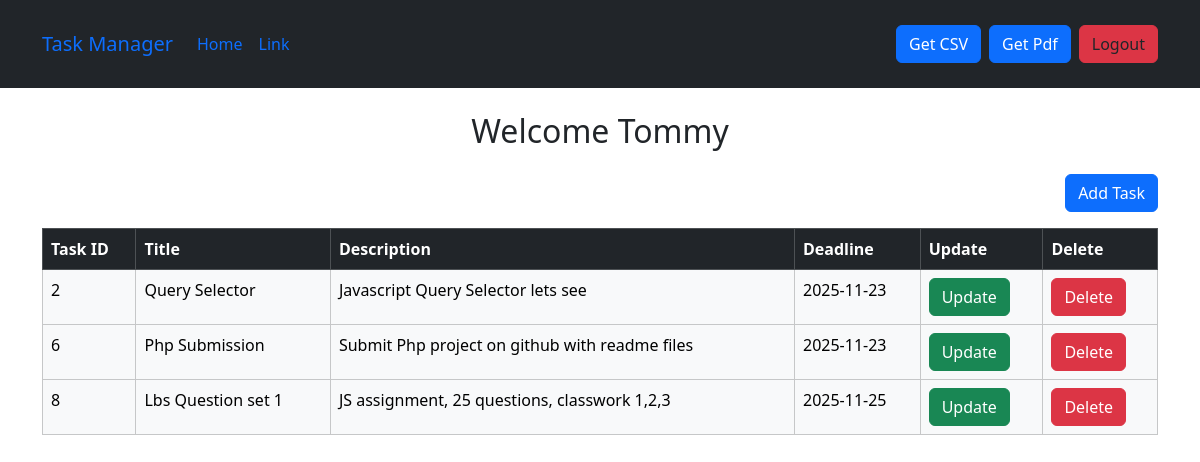
Page /home.php (signed in) on the committed database.
### tables this page shows
CREATE TABLE `tasks` (
  `t_id` int(11) NOT NULL,
  `user_id` int(11) DEFAULT NULL,
  `task_title` varchar(40) DEFAULT NULL,
  `task_desc` varchar(150) DEFAULT NULL,
  `task_deadline` date DEFAULT NULL
);

### home.php (the view, shortened to what this page needs)
<?php
include 'db.php';
$user_id = $_SESSION["u_id"];
$stmt = $conn->prepare("select t_id, task_title, task_desc, task_deadline from tasks where user_id = ?");
$stmt->bind_param("i",$user_id);
$stmt->execute();
$result = $stmt->get_result();
?>
<!doctype html>
<html lang="en">
    <head>
        <link
            href="https://cdn.jsdelivr.net/npm/bootstrap@5.3.2/dist/css/bootstrap.min.css"
            rel="stylesheet"
        />
    </head>
    <body>
        <header>
             <nav
                class="navbar navbar-expand-sm navbar-light bg-dark p-4"
             >
                <div class="container">
                    <a class="navbar-brand text-primary" href="#">Task Manager</a>
                    <div class="collapse navbar-collapse" id="collapsibleNavId">
                        <ul class="navbar-nav me-auto mt-2 mt-lg-0">
                            <li class="nav-item">
                                <a class="nav-link active text-primary" href="#" aria-current="page"
                                    >Home
                                    <span class="visually-hidden">(current)</span></a
                                >
                            </li>
                            <li class="nav-item ">
                                <a class="nav-link text-primary" href="#">Link</a>
                            </li>
                        </ul>
                        <a
                            name=""
                            id=""
                            class="btn btn-primary"
                            href="csv.php"
                            role="button"
                            >Get CSV</a
                        >
                        <a
                            name=""
                            id=""
                            class="btn btn-primary mx-2"
                            href="pdf.php"
                            role="button"
                            >Get Pdf</a
                        >
                        <a
                            name=""
                            id=""
                            class="btn btn-danger text-dark"
                            href="logout.php"
                            role="button"
                            >Logout</a
                        >
                    </div>
                </div>
             </nav>
        </header>
        <main>
        <div
            class="container"
        >
            <h2 class="p-2 my-3 text-dark text-center">Welcome <?php echo $_SESSION["username"] ?></h2>
        </div>
        <div
            class="container text-right my-3 d-flex flex-row-reverse"
        >
            <button
                type="button"
                class="btn btn-primary"
                data-bs-toggle="modal"
                data-bs-target="#modalId"
            >
                Add Task
            </button>
        </div>
        <div
            class="container"
        >
        <div
            class="table-responsive"
        >
            <table
                class="table table-light table-bordered"
            >
                <thead class="table-dark">
                    <tr>
                        <th scope="col">Task ID</th>
                        <th scope="col">Title</th>
                        <th scope="col">Description</th>
                        <th scope="col">Deadline</th>
                        <th scope="col">Update</th>
                        <th scope="col">Delete</th>
                    </tr>
                </thead>
                <tbody>
                    <?php while ($row = $result->fetch_assoc()) { ?>
                    <tr class="">
                        <td scope="row"><?php echo $row['t_id'] ?></td>
                        <td><?php echo $row['task_title'] ?></td>
                        <td><?php echo $row['task_desc'] ?></td>
                        <td><?php echo $row['task_deadline'] ?></td>
                        <td><a
                            name=""
                            id=""
                            class="btn btn-success"
                            href="./crud/update.php?id=<?php echo $row['t_id']; ?>"
                            role="button"
                            >Update</a
                        >
                        </td>
                        <td><a
                            name=""
                            id=""
                            class="btn btn-danger"
                            href="./crud/delete.php?id=<?php echo $row['t_id'];?>"
                            role="button"
                            >Delete</a
                        >
                        </td>
                    </tr>
                    <?php }?>
                </tbody>
            </table>
        </div>
        </div>
        </main>
    </body>
</html>

### rows in the picture
tasks: t_id "2", task_title "Query Selector", task_desc "Javascript Query Selector lets see", task_deadline "2025-11-23"
tasks: t_id "6", task_title "Php Submission", task_desc "Submit Php project on github with readme files", task_deadline "2025-11-23"
tasks: t_id "8", task_title "Lbs Question set 1", task_desc "JS assignment, 25 questions, classwork 1,2,3", task_deadline "2025-11-25"

### other values in the picture
$_SESSION["username"] "Tommy"
